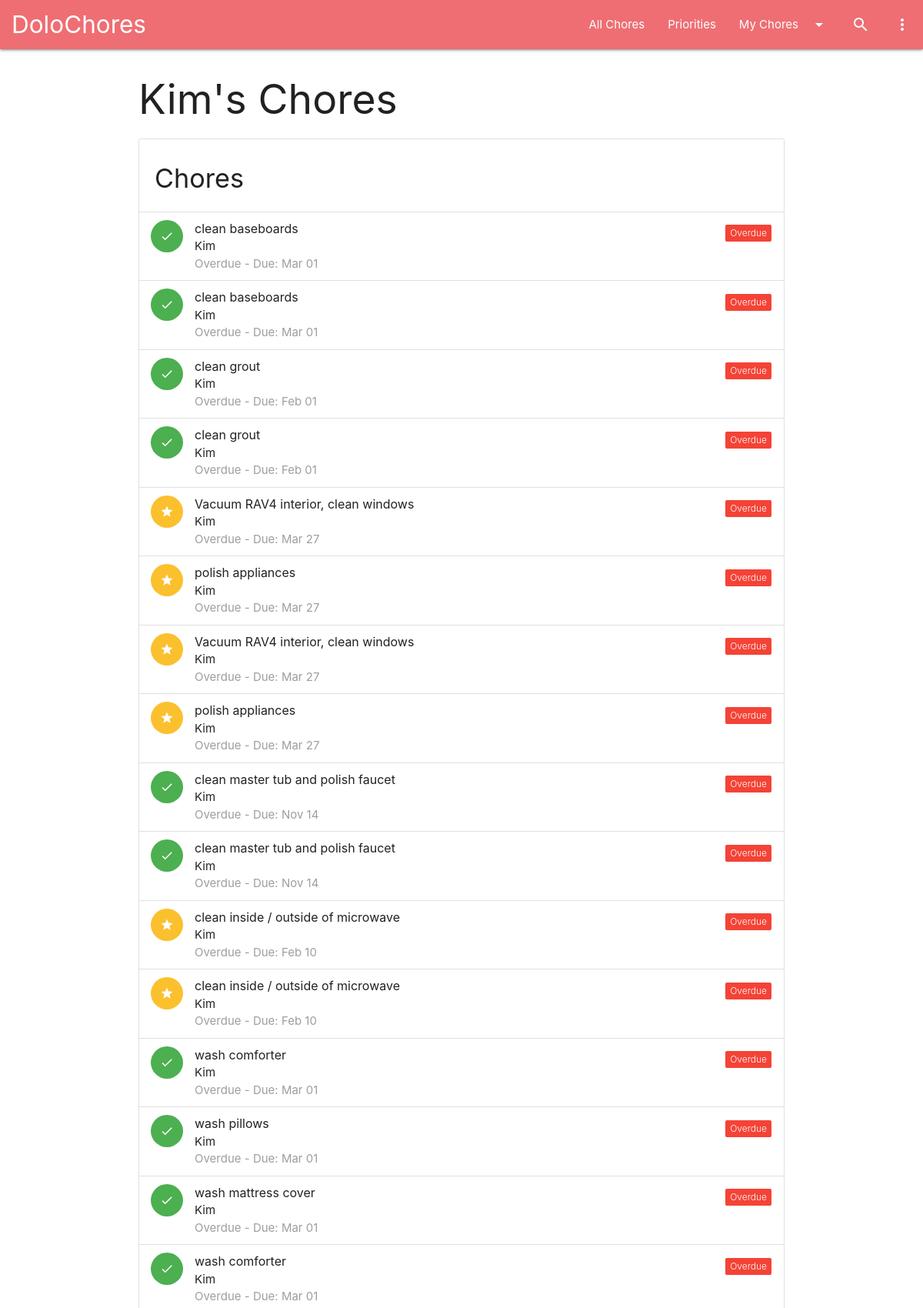
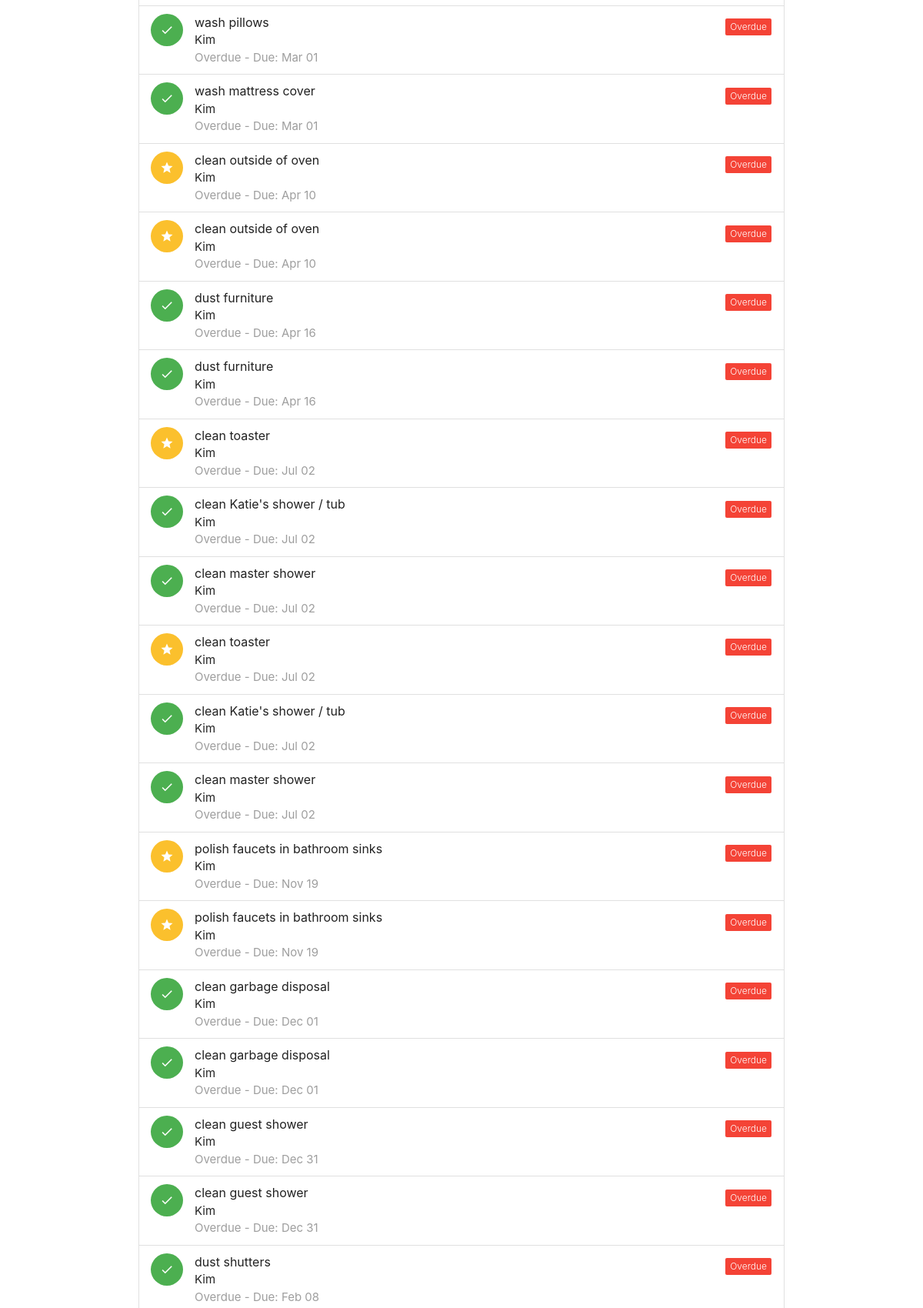
Screenshot of /my-chores/Kim (upper part) with the database file from the repository (2 pictures, top to bottom).
### app.py (models this page shows, shortened)
class Chore(db.Model):
    id = db.Column(db.Integer, primary_key=True)
    title = db.Column(db.String(120), nullable=False)
    user_id = db.Column(db.Integer, db.ForeignKey('user.id'), nullable=False)
    category = db.Column(db.String(50))
    frequency = db.Column(db.Integer, nullable=False)  # in days
    last_completed = db.Column(db.Date, default=date.today)
    is_priority = db.Column(db.Boolean, default=False)
    notes = db.Column(db.Text)
    previous_last_completed = db.Column(db.Date)
    @property
    def next_due(self):
        if self.last_completed and self.frequency:
            return self.last_completed + timedelta(days=self.frequency)
        return None
    @property
    def status(self):
        today = date.today()
        next_due_date = self.next_due
        if not next_due_date:
            return "N/A"
        if next_due_date < today:
            return "Overdue"
        if self.frequency > 30:
            if today <= next_due_date <= today + timedelta(days=30):
                return "Due Soon"
        else:
            if today <= next_due_date <= today + timedelta(days=14):
                return "Due Soon"
        return "Completed Recently"

class User(db.Model):
    id = db.Column(db.Integer, primary_key=True)
    name = db.Column(db.String(80), unique=True, nullable=False)
    chores = db.relationship('Chore', backref='assignee', lazy=True)

### app.py (the view)
@app.route('/my-chores/<username>')
def my_chores(username):
    user = User.query.filter_by(name=username).first_or_404()
    chores_query = Chore.query.options(joinedload(Chore.assignee)).filter_by(user_id=user.id)
    chores = sorted(chores_query.all(), key=lambda c: c.next_due if c.next_due else date.max)
    return render_template('my_chores.html', chores=chores, username=username, title=f"{username}'s Chores")

### app.py (called while the page is built)
@app.context_processor
def inject_users():
    return dict(users=User.query.all())

### templates/my_chores.html
{% extends "layout.html" %}
{% block content %}
<section>
    <h2>{{ title }}</h2>
    {% set no_chores_message = 'No chores found for ' ~ username ~ '.' %}
    {% include '_chores_list.html' %}
</section>
{% endblock %}

### templates/_chores_list.html
<ul class="collection with-header">
    <li class="collection-header"><h4>Chores</h4></li>
    {% for chore in chores %}
    <li class="collection-item avatar modal-trigger" style="cursor: pointer;" href="#chore-detail-modal" onclick="openChoreDetail(event)" data-chore-id="{{ chore.id }}">
        {% if chore.is_priority %}
            <i class="material-icons circle yellow darken-2">star</i>
        {% else %}
            <i class="material-icons circle green">check</i>
        {% endif %}
        <span class="title">{{ chore.title }}</span>
        <p>{{ chore.assignee.name }} <br>
           <span class="grey-text">{{ chore.status }} - Due: {{ chore.next_due.strftime('%b %d') if chore.next_due else 'N/A' }}</span>
        </p>
        <a href="#!" class="secondary-content">
            <span class="new badge {% if chore.status == 'Overdue' %}red{% elif chore.status == 'Due Soon' %}amber{% else %}green{% endif %}" data-badge-caption="{{ chore.status }}"></span>
        </a>
    </li>
    {% else %}
    <li class="collection-item">
        <p>{{ no_chores_message | default('No chores found.') }}</p>
    </li>
    {% endfor %}
</ul>

### rows the page displays
Chore: is_priority False (drawn), title "clean baseboards", assignee.name "Kim", status "Overdue", next_due "Mar 01"
Chore: is_priority False (drawn), title "clean baseboards", assignee.name "Kim", status "Overdue", next_due "Mar 01"
Chore: is_priority False (drawn), title "clean grout", assignee.name "Kim", status "Overdue", next_due "Feb 01"
Chore: is_priority False (drawn), title "clean grout", assignee.name "Kim", status "Overdue", next_due "Feb 01"
Chore: is_priority True (drawn), title "Vacuum RAV4 interior, clean windows", assignee.name "Kim", status "Overdue", next_due "Mar 27"
Chore: is_priority True (drawn), title "polish appliances", assignee.name "Kim", status "Overdue", next_due "Mar 27"
Chore: is_priority True (drawn), title "Vacuum RAV4 interior, clean windows", assignee.name "Kim", status "Overdue", next_due "Mar 27"
Chore: is_priority True (drawn), title "polish appliances", assignee.name "Kim", status "Overdue", next_due "Mar 27"
Chore: is_priority False (drawn), title "clean master tub and polish faucet", assignee.name "Kim", status "Overdue", next_due "Nov 14"
Chore: is_priority False (drawn), title "clean master tub and polish faucet", assignee.name "Kim", status "Overdue", next_due "Nov 14"
Chore: is_priority True (drawn), title "clean inside / outside of microwave", assignee.name "Kim", status "Overdue", next_due "Feb 10"
Chore: is_priority True (drawn), title "clean inside / outside of microwave", assignee.name "Kim", status "Overdue", next_due "Feb 10"
Chore: is_priority False (drawn), title "wash comforter", assignee.name "Kim", status "Overdue", next_due "Mar 01"
Chore: is_priority False (drawn), title "wash pillows", assignee.name "Kim", status "Overdue", next_due "Mar 01"
Chore: is_priority False (drawn), title "wash mattress cover", assignee.name "Kim", status "Overdue", next_due "Mar 01"
Chore: is_priority False (drawn), title "wash comforter", assignee.name "Kim", status "Overdue", next_due "Mar 01"
Chore: is_priority False (drawn), title "wash pillows", assignee.name "Kim", status "Overdue", next_due "Mar 01"
Chore: is_priority False (drawn), title "wash mattress cover", assignee.name "Kim", status "Overdue", next_due "Mar 01"
Chore: is_priority True (drawn), title "clean outside of oven", assignee.name "Kim", status "Overdue", next_due "Apr 10"
Chore: is_priority True (drawn), title "clean outside of oven", assignee.name "Kim", status "Overdue", next_due "Apr 10"
Chore: is_priority False (drawn), title "dust furniture", assignee.name "Kim", status "Overdue", next_due "Apr 16"
Chore: is_priority False (drawn), title "dust furniture", assignee.name "Kim", status "Overdue", next_due "Apr 16"
Chore: is_priority True (drawn), title "clean toaster", assignee.name "Kim", status "Overdue", next_due "Jul 02"
Chore: is_priority False (drawn), title "clean Katie's shower / tub", assignee.name "Kim", status "Overdue", next_due "Jul 02"
Chore: is_priority False (drawn), title "clean master shower", assignee.name "Kim", status "Overdue", next_due "Jul 02"
Chore: is_priority True (drawn), title "clean toaster", assignee.name "Kim", status "Overdue", next_due "Jul 02"
Chore: is_priority False (drawn), title "clean Katie's shower / tub", assignee.name "Kim", status "Overdue", next_due "Jul 02"
Chore: is_priority False (drawn), title "clean master shower", assignee.name "Kim", status "Overdue", next_due "Jul 02"
Chore: is_priority True (drawn), title "polish faucets in bathroom sinks", assignee.name "Kim", status "Overdue", next_due "Nov 19"
Chore: is_priority True (drawn), title "polish faucets in bathroom sinks", assignee.name "Kim", status "Overdue", next_due "Nov 19"
Chore: is_priority False (drawn), title "clean garbage disposal", assignee.name "Kim", status "Overdue", next_due "Dec 01"
Chore: is_priority False (drawn), title "clean garbage disposal", assignee.name "Kim", status "Overdue", next_due "Dec 01"
Chore: is_priority False (drawn), title "clean guest shower", assignee.name "Kim", status "Overdue", next_due "Dec 31"
Chore: is_priority False (drawn), title "clean guest shower", assignee.name "Kim", status "Overdue", next_due "Dec 31"
Chore: is_priority False (drawn), title "dust shutters", assignee.name "Kim", status "Overdue", next_due "Feb 08"

### other values shown
{{ title }} "Kim's Chores"
